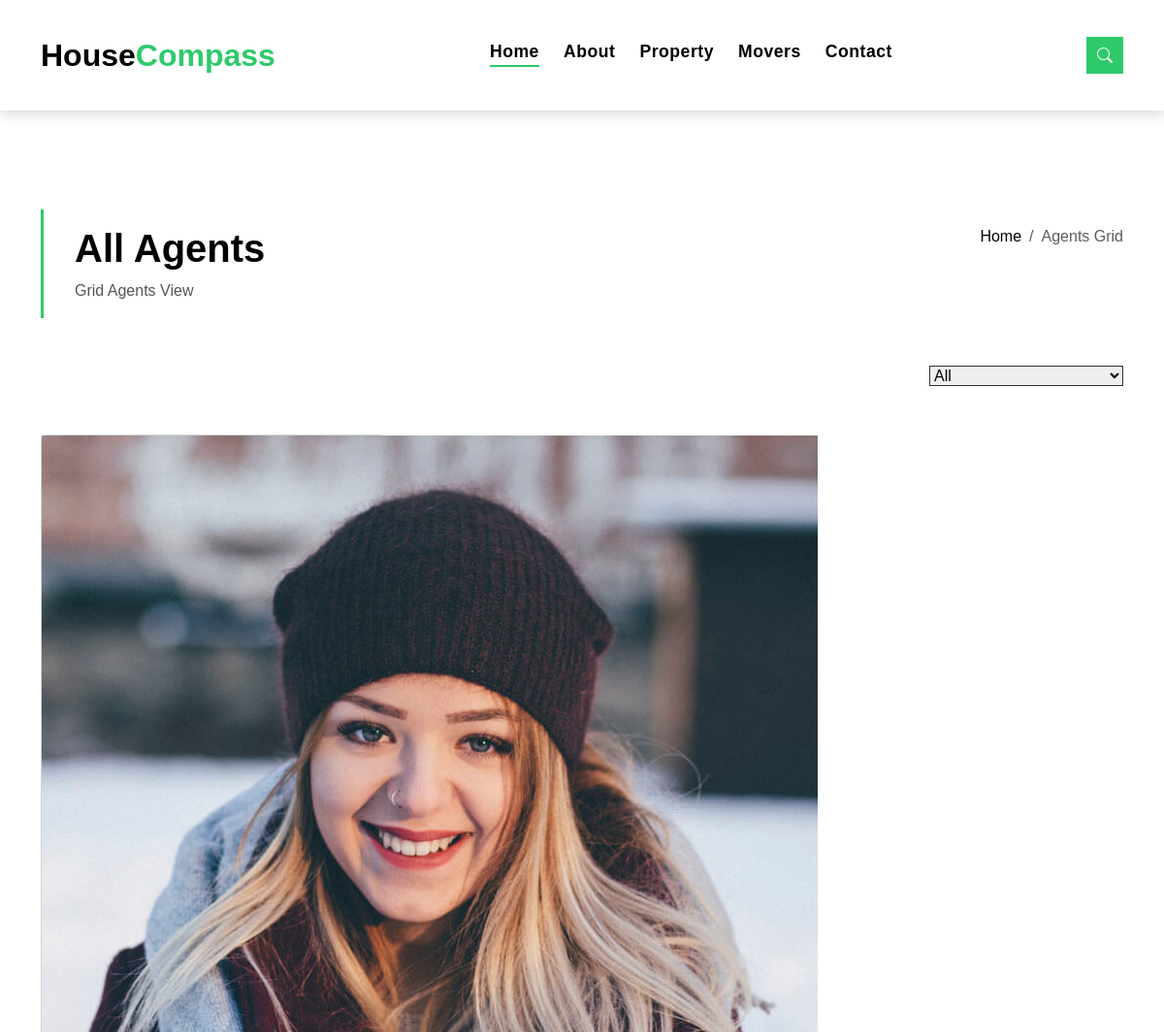
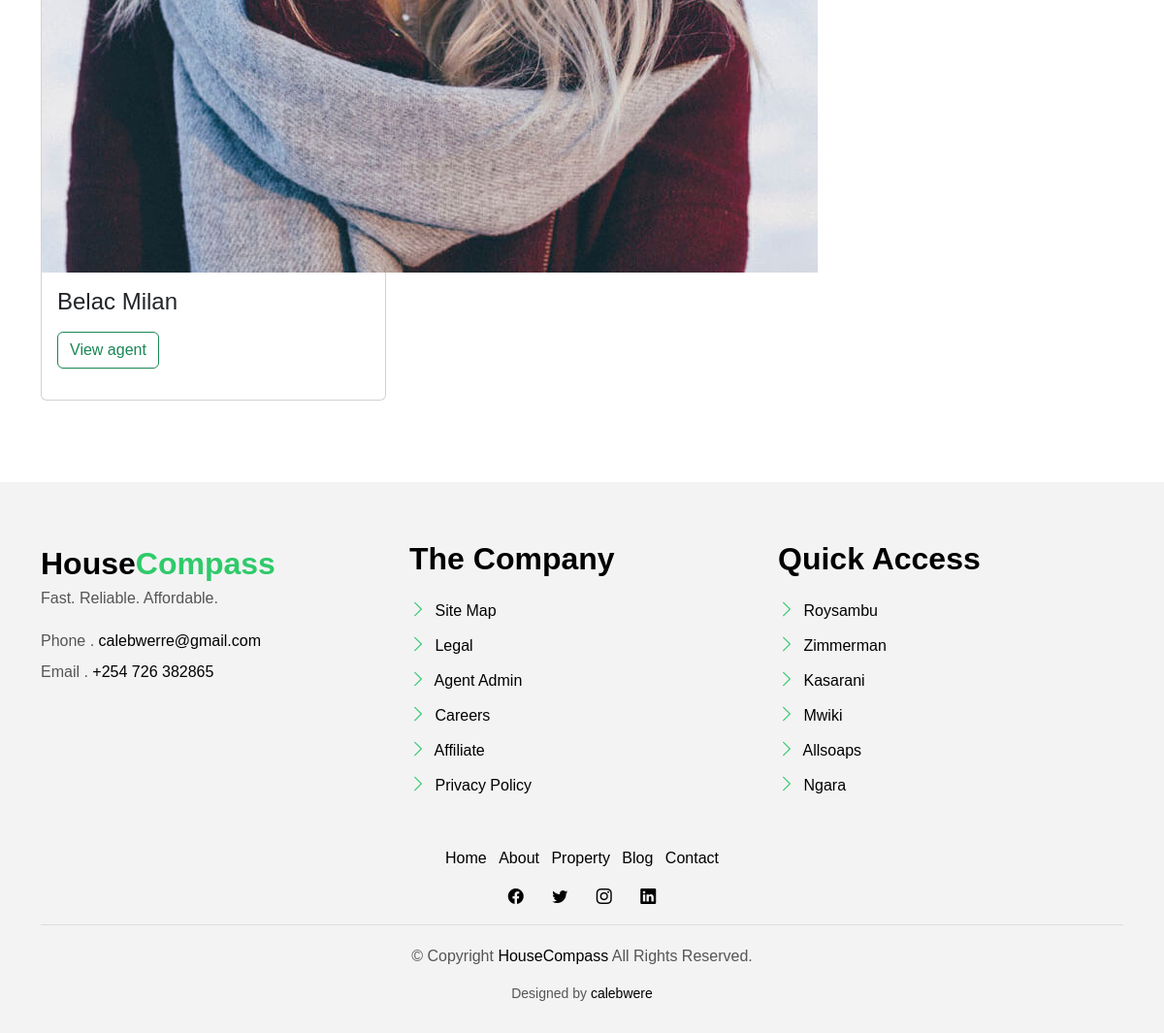
/agents/, run on the app's committed database (2 pictures, top to bottom).
### campass/models.py (models this page shows, shortened)
class Agent(models.Model):
    name = models.CharField(max_length=200)
    description = models.CharField(max_length=500)
    image = models.ImageField(upload_to='houses',default="houses/agent.png")
    phone_number = models.CharField(max_length=12)
    email = models.EmailField()
    class Meta:
        ordering = ['name']

### campass/views.py (the view)
# urls.py: path('agents/',AgentList.as_view(),name="agent"),
class AgentList(ListView):
    model = Agent
    template_name='agents.html'
    context_object_name = 'agents'

### templates/agents.html (shortened to what this page needs)
{%extends 'base.html'%}
{%load static %}
{%block content%}
{% include 'partials/header.html' %}
<main id="main">
    <section class="intro-single">
      <div class="container">
        <div class="row">
          <div class="col-md-12 col-lg-8">
            <div class="title-single-box">
              <h1 class="title-single">All Agents</h1>
              <span class="color-text-a">Grid Agents View</span>
            </div>
          </div>
          <div class="col-md-12 col-lg-4">
            <nav aria-label="breadcrumb" class="breadcrumb-box d-flex justify-content-lg-end">
              <ol class="breadcrumb">
                <li class="breadcrumb-item">
                  <a href="#">Home</a>
                </li>
                <li class="breadcrumb-item active" aria-current="page">
                    Agents Grid
                </li>
              </ol>
            </nav>
          </div>
        </div>
      </div>
    </section>
    <section class="property-grid grid">
      <div class="container">
        <div class="row">
          <div class="col-sm-12">
            <div class="grid-option">
              <form>
                <select class="custom-select ">
                  <option selected>All</option>
                </select>
              </form>
            </div>
          </div>
          {% for agent in agents %}
          <div class="col-md-4 mt-3">
            <div class="card">
              <div class="card-image">
                <img src="{{agent.image.url}}" alt="">
              </div>
              <div class="card-body">
                <h4 class="card-title">
                  {{agent.name}}
                </h4>
                <p>
                  <a href="#" class="btn btn-outline-success">View agent</a>
                </p>
              </div>
            </div>
          </div>
          {% endfor %}
        </div>
      </div>
    </section>
  </main>
{% include 'partials/footer.html' %}
{%endblock content%}

### static/assets/css/style.css (style rules this page uses)
body { font-family: "Poppins", sans-serif; color: #555555; }
h1, h2, h3, h4, h5, h6 { color: #000000; }
a { color: #000000; text-decoration: none; transition: all 0.5s ease; }
.color-text-a { text-decoration: none; color: #555555; }
.btn { transition: 0.5s ease; }
.intro-single { padding: 12rem 0 3rem; }
.intro-single .title-single-box { padding: 1rem 0 1rem 2rem; }
.intro-single .title-single-box { border-left: 3px solid #2eca6a; }
.intro-single .title-single-box .title-single { font-weight: 600; font-size: 2.2rem; }
@media (min-width: 768px) { .intro-single .title-single-box .title-single { font-size: 2.1rem; } }
@media (min-width: 992px) { .intro-single .title-single-box .title-single { font-size: 2.5rem; } }
.intro-single .breadcrumb-box { padding: 1rem 0 0 0.5rem; }
.intro-single .breadcrumb { background-color: transparent; padding-right: 0; padding-left: 0; }
.property-grid .grid-option { text-align: right; margin-bottom: 2rem; }
.property-grid .grid-option .custom-select { border-radius: 0; width: 200px; border-color: #313131; }
.property-grid .grid-option .custom-select option { border-color: #313131; }

### data on the page
Agent: image (picture), name "Belac Milan"
